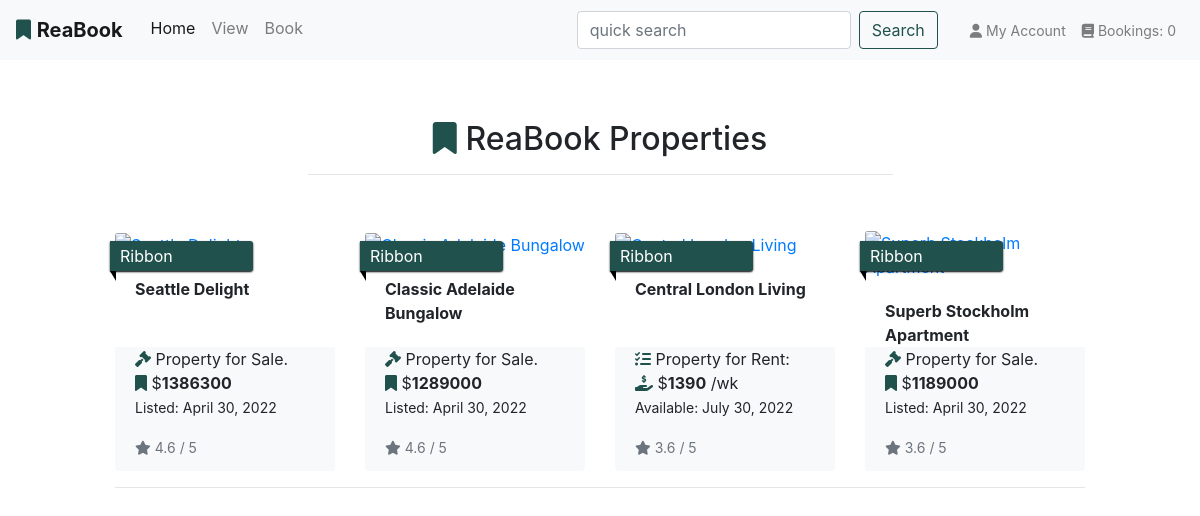
Page /properties/ on the committed database.
### app_properties/models.py (models this page shows, shortened)
class Property(models.Model):
    category = models.ForeignKey(
        'Category', null=True, blank=True, on_delete=models.SET_NULL
        )
    sector = models.ForeignKey(
        'Sector', null=True, blank=True, on_delete=models.SET_NULL
        )
    title_no = models.CharField(max_length=254, null=True, blank=True)
    name = models.CharField(max_length=30)
    description = models.TextField()
    sale_price = models.IntegerField(null=False, blank=False, default=0)
    rent_pw = models.IntegerField(null=False, blank=False, default=0)
    rating = models.DecimalField(
        max_digits=3, decimal_places=1, null=True, blank=True
        )
    main_image_url = models.URLField(max_length=1024, null=True, blank=True)
    main_image = models.ImageField(null=True, blank=True)
    bath_image = models.ImageField(null=True, blank=True)
    kitchen_image = models.ImageField(null=True, blank=True)
    bedroom_image = models.ImageField(null=True, blank=True)
    living_image = models.ImageField(null=True, blank=True)
    main_image = models.ImageField(null=True, blank=True)
    bedrooms = models.IntegerField(null=False, blank=False)
    bathrooms = models.IntegerField(null=False, blank=False)
    carports = models.IntegerField(null=False, blank=False)
    land_area = models.IntegerField(null=True, blank=True)
    building_area = models.IntegerField(null=True, blank=True)
    air_conditioning = models.IntegerField(null=False, blank=False)
    unit_no = models.IntegerField(null=True, blank=True)
    house_no = models.IntegerField(null=True, blank=True)
    level = models.IntegerField(null=True, blank=True)
    street = models.CharField(max_length=40, null=True, blank=True)
    suburb = models.CharField(max_length=40)
    city = models.CharField(max_length=40)
    state = models.CharField(max_length=40, null=True, blank=True)
    country = models.CharField(max_length=40, null=True, blank=True)
    postcode = models.CharField(max_length=10)
    build_date = models.DateField(null=True, blank=True)
    list_date = models.DateField()
    list_duration = models.IntegerField(null=False, blank=False, default=30)
    date_available = models.DateField(null=True, blank=True)
    owner_fname = models.CharField(max_length=254, null=True, blank=False)
    owner_lname = models.CharField(max_length=254, null=True, blank=False)
    class Meta:
        verbose_name_plural = 'Properties'

### app_properties/views.py (the view)
# urls.py: path('', views.all_properties, name='properties'),
def all_properties(request):
    properties = Property.objects.all()
    context = {
        'properties': properties,
    }
    return render(request, 'properties/properties.html', context)

### app_properties/templates/properties/properties.html (shortened to what this page needs)
{% extends 'base.html' %}
{% load static %}
{% block page_header %}
<div class="container header-container-subpages">
</div>
{% endblock %}
{% block content %}
<div class="container-fluid">
    <div class="row">
        <div class="col text-center mt-3">
            <h2 class="logo-font"><i class="fas fa-bookmark reabook-logo"></i> ReaBook Properties</h2>
            <hr class="w-50 mb-1">
        </div>
    </div>
    <div class="row">
        <div class="product-container col-10 offset-1">
            <div class="row">
                {% for property in properties %}
                <div class="col-sm-6 col-md-6 col-lg-4 col-xl-3">
                    <div class="card property-card h-100 border-0">
                        <p class="ribbon">Ribbon</p>
                        {% if property.main_image %}
                        <a href="">
                            <img src="{{ property.main_image.url }}" alt="{{ property.name }}" class="card-img-top img-fluid">
                        </a>
                        {% else %}
                        <a href="">
                        </a>
                        {% endif %}
                        <div class="card-body pb-0">
                            <p class="mb-0 font-weight-bold">{{ property.name }}</p>
                        </div>
                        <div class="card-footer bg-light pt-0 border-0 text-left">
                            <div class="row">
                                <div class="col">
                                    <p class="lead mb-0 text-left font-weight-bold">
                                        {% if property.sale_price > 0 %}
                                            <p class="fw-lighter fs-5"><i class="fas fa-gavel reabook-logo"></i> Property for Sale.
                                                <br><i class="fas fa-bookmark reabook-logo"></i> $<strong>{{ property.sale_price }}</strong>
                                                <br><small>Listed: {{ property.list_date }}</small></p>
                                            </p>
                                        {% else %}
                                            <p class="fw-lighter fs-6"><i class="fas fa-tasks reabook-logo"></i> Property for Rent:
                                                <br><i class="fas fa-hand-holding-usd reabook-logo"></i> $<strong>{{ property.rent_pw }}</strong> /wk
                                                <br><small>Available: {{ property.date_available }}</small></p>
                                        {% endif %}
                                    </p>
                                    {% if property.rating %}
                                    <small class="text-muted"><i class="fas fa-star mr-1"></i>{{ property.rating }} / 5</small>
                                    {% else %}
                                    <small class="text-muted">Not Rating Yet</small>
                                    {% endif %}
                                </div>
                            </div>
                        </div>
                    </div>
                </div>
                {% if forloop.counter|divisibleby:4 %}
                    <div class="col-12 d-none d-xl-block mb-5">
                        <hr>
                    </div>
                {% endif %}
                {% endfor %}
            </div>
        </div>
    </div>
</div>
{% endblock %}

### static/css/base.css (style rules this page uses)
html { height: 100%; }
.reabook-logo { color: #20514C; }
.property-card { padding-top: 2.5rem; }
.property-card > p { position: absolute; width: 65%; padding: 3px 20px 3px 10px; margin: 10px 10px 10px -5px; color: #fff; background-color: #20514C; border-radius: 0px 3px 3px 0px; box-shadow: 0px 1px 2px #000; -webkit-box-shadow: 0px 1px 2px #000; -moz-box-shadow: 0px 1px 2px #000; }
.property-card > p:before, .property-card > p:after { content: ' '; position: absolute; }
.property-card > p:after { left: 0px; top: 100%; border-width: 5px 3px; border-style: solid; border-color: #000 #000 transparent transparent; }
@media (min-width: 1200px) { .container { max-width: 80%; } }
@media (min-width: 992px) { .header-container-subpages { padding-top: 104px; } }

### rows in the picture
Property: name "Seattle Delight", sale_price "1386300", list_date "April 30, 2022", rating "4.6"
Property: name "Classic Adelaide Bungalow", sale_price "1289000", list_date "April 30, 2022", rating "4.6"
Property: name "Central London Living", rent_pw "1390", date_available "July 30, 2022", rating "3.6"
Property: name "Superb Stockholm Apartment", sale_price "1189000", list_date "April 30, 2022", rating "3.6"
